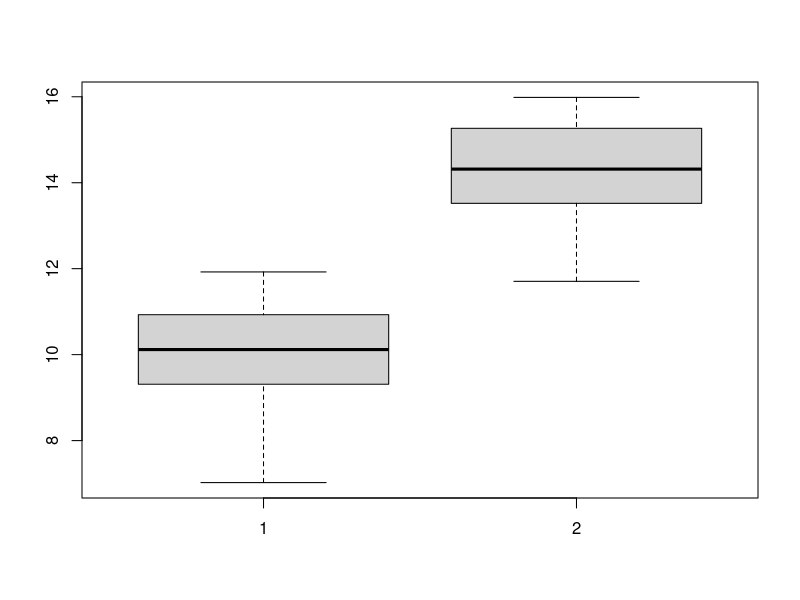

R code for this plot: (Note: this script raises an error after producing the figure.)
## ---- chunk 1
logical_vector <- c(TRUE, FALSE, TRUE, TRUE, FALSE)
## ---- chunk 2
sum(logical_vector)
## ---- chunk 3
numbers <- 1:5
numbers[ logical_vector ]
## ---- chunk 4
numbers <- c(42, 3, -17, 0, -2, 1)
numbers > 0
## ---- chunk 5
# prints only numbers greater than 0
numbers[ numbers > 0 ]

# prints only numbers different from 0
numbers[ numbers != 0 ]
## ---- chunk 6
numbers <- c(42, 3, NA, 0, -2, 1)
is.na(numbers)
## ---- chunk 7
which(is.na(numbers))
## ---- chunk 8
nas <- is.na(numbers)
nas
# change TRUE to FALSE and FALSE to TRUE
!nas
useful_numbers <- numbers[!nas]
useful_numbers
## ---- chunk 9
patient_measurements <- c(1, 16, 7, 42, 3)
patient_gender <- c("male", "female", "female", "male", "female")
patient_measurements[ patient_gender == "male" ]
## ---- chunk 10
mtx <- matrix(1:12, nrow = 3, ncol = 4)
print(mtx)
## ---- chunk 11
mtx <- matrix(1:12, nrow = 3, ncol = 4, byrow = TRUE)
print(mtx)
## ---- chunk 12
mtx <- matrix(0, nrow = 3, ncol = 4)
## ---- chunk 13
a <- 1:3
b <- 4:6
mtx <- rbind(a, b)
print(mtx)
mtx <- cbind(a, b)
print(mtx)
## ---- chunk 14
dim(mtx)
nrow(mtx)
ncol(mtx)
## ---- chunk 15
mtx <- matrix(1:12, nrow = 3, ncol = 4)
print(mtx)

# Accessing the element in the third row and the second column
mtx[3, 2]

# Accessing first three numbers in the second column
mtx[1:3, 2]

# Accessing second to fourth numbers in the first row
mtx[1, 2:4]
## ---- chunk 16
# Selecting the first two rows and the last two columns
# This will create a 2 x 2 matrix
mtx[1:2, 3:4]
## ---- chunk 17
# Selecting the whole second row
mtx[2, ]

# Selecting the whole third column
mtx[, 3]

# Row 1 and three - returns a matrix
sel <- c(1, 3)
mtx[sel, ]
## ---- chunk 18
rownames(mtx) <- c("first", "second", "third")
colnames(mtx) <- LETTERS[1:4]

mtx["first", ]
mtx[ , "A"]
## ---- chunk 19
abc <- LETTERS[1:3] # A, B, C
abc3 <- rep(abc, 3)
abc3
a3b3c3 <- rep(abc, each = 3)
a3b3c3
## ---- chunk 20
col_names <- paste0(abc3, a3b3c3)
## ---- chunk 21
n <- length(LETTERS)
abc3 <- rep(LETTERS, n)
a3b3c3 <- rep(LETTERS, each = n)
col_names <- paste0(abc3, a3b3c3)
length(col_names)
head(col_names)
tail(col_names)
## ---- chunk 22
lst <- list(numbers=1:3, strings=c("a", "bu"), 
            matrix = matrix(1:4, nrow = 2), 
            logical = c(TRUE, FALSE))
lst
## ---- chunk 23
lst["numbers"]
## ---- chunk 24
typeof(lst["numbers"])
## ---- chunk 25
lst[["numbers"]]
typeof(lst[["numbers"]])
## ---- chunk 26
lst$numbers
## ---- chunk 27
patient_data <- list(name = "John Doe", age = 42, 
                     measurements = runif(5))
patient_data
patient_data$measurements[1]
patient_data$measurements[1] <- 42
patient_data$measurements * 3
## ---- chunk 28
names(patient_data)
names(patient_data) <- c("patient_name", "patient_age", "patient_measurements")
names(patient_data)[3] <- "crp_measurement"
## ---- chunk 29
group_a <- rnorm(10, mean = 10, sd = 2)
group_b <- rnorm(10, mean = 14, sd = 2)
## ---- chunk 30
boxplot(group_a, group_b)
## ---- chunk 31
t_test <- t.test(group_a, group_b)
typeof(t_test)
## ---- chunk 32
t_test
## ---- chunk 33
t_test$p.value
## ---- chunk 34
person <- list(name = "January", age = 117, pets=c("cat", "dog"))

# change the age
person$age <- 118

# add a new element
person$city <- "Hoppegarten"

# remove pets
person$pets <- NULL
person
## ---- chunk 35
names <- c("January", "William", "Bill")
lastn <- c("Weiner", "Shakespeare", "Gates")
age   <- c(NA, 460, 65)

people <- data.frame(names=names, last_names=lastn, age=age)
people
names(people)
colnames(people)
## ---- chunk 36
dim(people)
nrow(people)
ncol(people)
## ---- chunk 37
people$names
## ---- chunk 38
people[1, ]
## ---- chunk 39
people_with_age <- people[!is.na(people$age), ]
people_with_age
## ---- chunk 40
df <- data.frame(a = 1:3, b = c("a", "b", "c"))
## ---- chunk 41
is.data.frame(df[ , 1])
## ---- chunk 42
is.data.frame(df[1, ])
## ---- chunk 43
library(tidyverse)
tbl <- tibble(a = 1:3, b = c("a", "b", "c"))
tbl
is.data.frame(tbl)
is_tibble(tbl)
## ---- chunk 44
library(S4Vectors)
DF <- DataFrame(a = 1:3, b = c("a", "b", "c"))
DF
is.data.frame(DF)
## ---- chunk 45
library(tidyverse)
filter(DF, a > 1)
